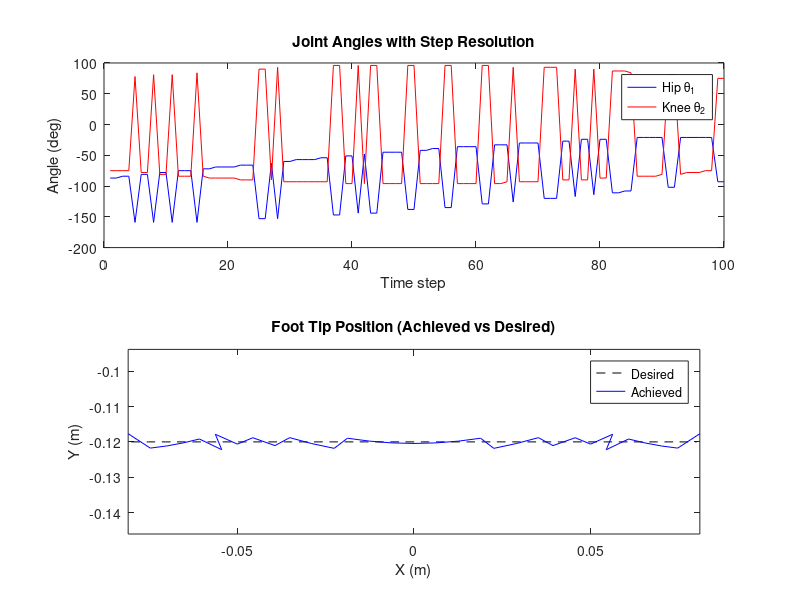

Here is the MATLAB script that generated this plot:
clear; clc; close all;

% Link lengths (m)
L1 = 0.09;  % Upper leg
L2 = 0.09;  % Lower leg

% Motor step resolution (degrees → radians)
step_deg = 3;
step_rad = deg2rad(step_deg);

% Target path (in leg plane)
n_points = 100;
x_path = linspace(-0.08, 0.08, n_points);  % horizontal motion
y_path = -0.12 * ones(1, n_points);        % fixed height

% Initialize outputs
theta1_out = zeros(1, n_points);
theta2_out = zeros(1, n_points);
sol_found = false(1, n_points);

% IK Solver with Multiple Guesses (elbow-up and elbow-down)
for i = 1:n_points
    x = x_path(i);
    y = y_path(i);
    
    % Distance from hip to foot
    r = sqrt(x^2 + y^2);
    
    % Check reachability
    if r > (L1 + L2) || r < abs(L1 - L2)
        warning("Target point unreachable at step %d", i);
        theta1_out(i) = NaN;
        theta2_out(i) = NaN;
        continue;
    end
    
    % Compute inner angles via Law of Cosines
    cos_theta2 = (x^2 + y^2 - L1^2 - L2^2) / (2 * L1 * L2);
    theta2a = acos(cos_theta2);         % Elbow-down
    theta2b = -acos(cos_theta2);        % Elbow-up
    
    % Solve for theta1
    k1 = L1 + L2 * cos(theta2a);
    k2 = L2 * sin(theta2a);
    theta1a = atan2(y, x) - atan2(k2, k1);
    
    k1 = L1 + L2 * cos(theta2b);
    k2 = L2 * sin(theta2b);
    theta1b = atan2(y, x) - atan2(k2, k1);
    
    % Now apply motor resolution: snap each to closest step
    th1a_snapped = round(theta1a / step_rad) * step_rad;
    th2a_snapped = round(theta2a / step_rad) * step_rad;
    th1b_snapped = round(theta1b / step_rad) * step_rad;
    th2b_snapped = round(theta2b / step_rad) * step_rad;

    % Forward kinematics for both guesses
    xa = L1 * cos(th1a_snapped) + L2 * cos(th1a_snapped + th2a_snapped);
    ya = L1 * sin(th1a_snapped) + L2 * sin(th1a_snapped + th2a_snapped);
    err_a = norm([xa - x; ya - y]);

    xb = L1 * cos(th1b_snapped) + L2 * cos(th1b_snapped + th2b_snapped);
    yb = L1 * sin(th1b_snapped) + L2 * sin(th1b_snapped + th2b_snapped);
    err_b = norm([xb - x; yb - y]);

    % Choose better solution
    if err_a < err_b
        theta1_out(i) = th1a_snapped;
        theta2_out(i) = th2a_snapped;
    else
        theta1_out(i) = th1b_snapped;
        theta2_out(i) = th2b_snapped;
    end
    
    sol_found(i) = true;
end

% Plotting joint angles
figure;
subplot(2,1,1);
plot(rad2deg(theta1_out), 'b'); hold on;
plot(rad2deg(theta2_out), 'r');
xlabel('Time step'); ylabel('Angle (deg)');
legend('Hip \theta_1','Knee \theta_2');
title('Joint Angles with Step Resolution');

% Plot actual foot tip positions using FK
x_actual = L1*cos(theta1_out) + L2*cos(theta1_out + theta2_out);
y_actual = L1*sin(theta1_out) + L2*sin(theta1_out + theta2_out);

subplot(2,1,2);
plot(x_path, y_path, 'k--', 'DisplayName', 'Desired');
hold on;
plot(x_actual, y_actual, 'b-', 'DisplayName', 'Achieved');
xlabel('X (m)'); ylabel('Y (m)');
legend();
axis equal;
title('Foot Tip Position (Achieved vs Desired)');
